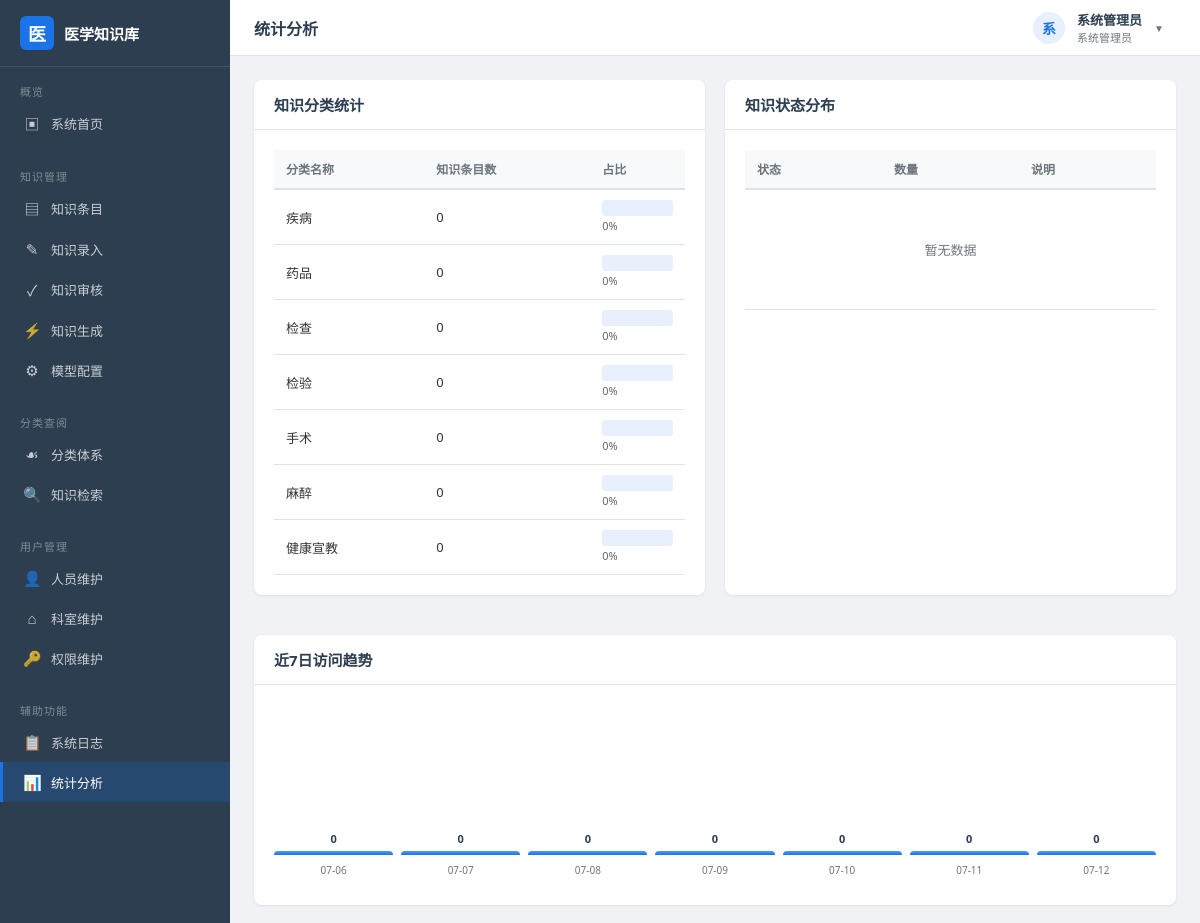
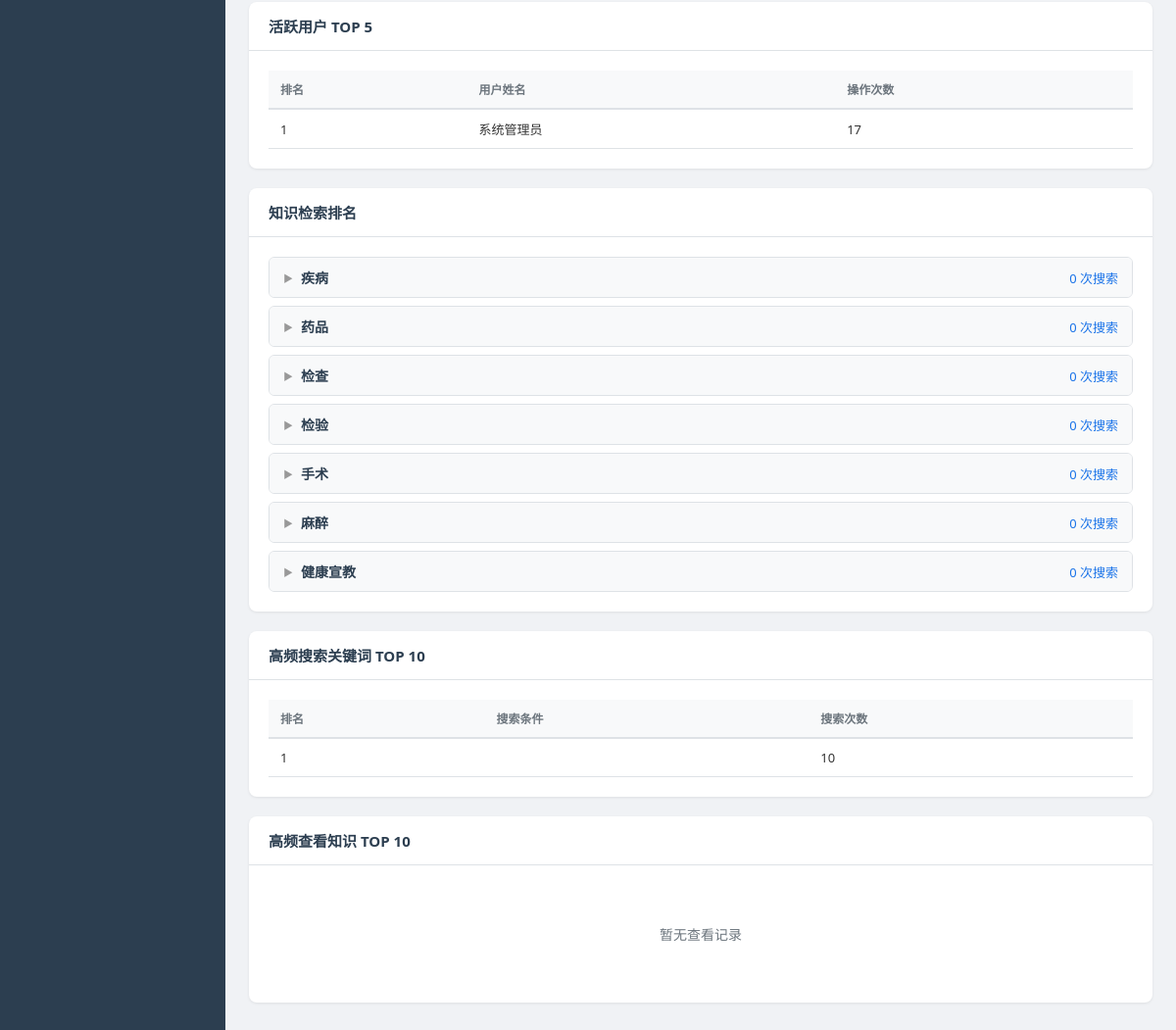
The page /statistics (signed in) on the database its author committed (2 pictures, top to bottom).
### models.py (models this page shows, shortened)
class User(db.Model):
    __tablename__ = "user"
    id = db.Column(db.Integer, primary_key=True, autoincrement=True)
    username = db.Column(db.String(50), unique=True, nullable=False, comment="登录账号")
    real_name = db.Column(db.String(50), nullable=False, comment="真实姓名")
    password_hash = db.Column(db.String(128), nullable=False, comment="口令哈希")
    email = db.Column(db.String(120), default="", comment="电子邮箱")
    phone = db.Column(db.String(20), default="", comment="联系电话")
    department_id = db.Column(db.Integer, db.ForeignKey("department.id"), nullable=True)
    role_id = db.Column(db.Integer, db.ForeignKey("role.id"), nullable=True)
    status = db.Column(db.String(10), default="active", comment="active/disabled")
    failed_attempts = db.Column(db.Integer, default=0, comment="密码错误次数")
    lock_time = db.Column(db.DateTime, nullable=True, comment="账号锁定时间")
    last_login = db.Column(db.DateTime, nullable=True)
    created_at = db.Column(db.DateTime, default=datetime.now)

class Role(db.Model):
    __tablename__ = "role"
    id = db.Column(db.Integer, primary_key=True, autoincrement=True)
    name = db.Column(db.String(50), unique=True, nullable=False, comment="角色名称")
    code = db.Column(db.String(30), unique=True, nullable=False, comment="角色编码")
    permissions = db.Column(db.Text, default="", comment="权限列表，逗号分隔")
    remark = db.Column(db.String(200), default="")
    created_at = db.Column(db.DateTime, default=datetime.now)
    users = db.relationship("User", backref="role", lazy="dynamic")
    def has_permission(self, perm_code: str) -> bool:
        if not self.permissions:
            return False
        return perm_code in self.permissions.split(",")

class Category(db.Model):
    __tablename__ = "category"
    id = db.Column(db.Integer, primary_key=True, autoincrement=True)
    name = db.Column(db.String(80), nullable=False, comment="分类名称")
    code = db.Column(db.String(30), unique=True, nullable=False, comment="分类编码")
    parent_id = db.Column(db.Integer, db.ForeignKey("category.id"), nullable=True, comment="上级分类")
    level = db.Column(db.Integer, default=1, comment="层级")
    sort_order = db.Column(db.Integer, default=0)
    description = db.Column(db.String(300), default="")
    created_at = db.Column(db.DateTime, default=datetime.now)
    parent = db.relationship("Category", remote_side=[id], backref="sub_categories")
    entries = db.relationship("KnowledgeEntry", backref="category", lazy="dynamic")

### app.py (the view, shortened to what this page needs)
    @app.route("/statistics")
    @login_required
    @permission_required("stat_view")
    def statistics():
        cat_stats = db.session.query(
            Category.name, db.func.count(KnowledgeEntry.id)
        ).outerjoin(KnowledgeEntry).group_by(Category.id).all()
        status_stats = db.session.query(
            KnowledgeEntry.status, db.func.count(KnowledgeEntry.id)
        ).group_by(KnowledgeEntry.status).all()
        trend = []
        for i in range(6, -1, -1):
            day = datetime.now().date() - timedelta(days=i)
            count = AccessLog.query.filter(
                db.func.date(AccessLog.created_at) == day
            ).count()
            trend.append({"date": day.strftime("%m-%d"), "count": count})
        top_users = db.session.query(
            User.real_name, db.func.count(AccessLog.id)
        ).join(AccessLog, AccessLog.user_id == User.id).group_by(User.id).order_by(
            db.func.count(AccessLog.id).desc()
        ).limit(5).all()
        search_stats = db.session.query(
            AccessLog.detail, db.func.count(AccessLog.id)
        ).filter(
            AccessLog.module == "知识检索",
            AccessLog.action == "search"
        ).group_by(AccessLog.detail).order_by(
            db.func.count(AccessLog.id).desc()
        ).limit(20).all()
        view_stats = db.session.query(
            AccessLog.target, db.func.count(AccessLog.id)
        ).filter(
            AccessLog.module == "知识查阅",
            AccessLog.action == "view"
        ).group_by(AccessLog.target).order_by(
            db.func.count(AccessLog.id).desc()
        ).limit(20).all()
        category_search_stats = []
        categories = Category.query.order_by(Category.level, Category.sort_order).all()
        for cat in categories:
            if cat.level == 1:
                children = [c for c in categories if c.parent_id == cat.id]
                cat_search_count = AccessLog.query.filter(
                    AccessLog.module == "知识检索",
                    AccessLog.action == "search",
                    AccessLog.detail.contains(cat.name)
                ).count()
                child_stats = []
                category_search_stats.append({
                    "id": cat.id,
                    "name": cat.name,
                    "count": cat_search_count,
                    "children": child_stats,
                })
        return render_template(
            "auxiliary/statistics.html",
            cat_stats=cat_stats, status_stats=status_stats,
            trend=trend, top_users=top_users,
            search_stats=search_stats,
            view_stats=view_stats,
            category_search_stats=category_search_stats,
        )

### app.py (called while the page is built)
def register_before_handlers(app: Flask):
    @app.before_request
    def _load_current_user():
        uid = session.get("uid")
        g.current_user = None
        if uid:
            g.current_user = User.query.get(uid)
    @app.context_processor
    def _inject_globals():
        return {
            "current_user": g.current_user,
            "current_year": datetime.now().year,
        }

def login_required(func):
    @wraps(func)
    def wrapper(*args, **kwargs):
        if not g.current_user:
            flash("请先登录系统", "warning")
            return redirect(url_for("login", next=request.full_path))
        return func(*args, **kwargs)
    return wrapper

def permission_required(perm_code: str):
    def decorator(func):
        @wraps(func)
        def wrapper(*args, **kwargs):
            user = g.current_user
            if not user or not user.role:
                abort(403)
            if not user.role.has_permission(perm_code) and user.role.code != "admin":
                flash("您没有该功能的操作权限", "danger")
                return redirect(url_for("dashboard"))
            return func(*args, **kwargs)
        return wrapper
    return decorator

### templates/auxiliary/statistics.html (shortened to what this page needs)
{% extends "layout.html" %}
{% block page_title %}统计分析{% endblock %}
{% block content %}
<div style="display:flex; gap:20px; margin-bottom:20px;">
    <div class="card" style="flex:1;">
        <div class="card-header"><h3>知识分类统计</h3></div>
        <div class="card-body">
            <table class="data-table">
                <thead>
                    <tr><th>分类名称</th><th>知识条目数</th><th>占比</th></tr>
                </thead>
                <tbody>
                    {% set total = cat_stats | map(attribute=1) | sum %}
                    {% for name, count in cat_stats %}
                    <tr>
                        <td>{{ name }}</td>
                        <td>{{ count }}</td>
                        <td>
                            <div style="background:#e8f0fe; border-radius:3px; height:16px; width:100%; position:relative;">
                            </div>
                            <span style="font-size:11px; color:#666;">{% if total > 0 %}{{ (count / total * 100)|round(1) }}%{% else %}0%{% endif %}</span>
                        </td>
                    </tr>
                    {% endfor %}
                </tbody>
            </table>
        </div>
    </div>
    <div class="card" style="flex:1;">
        <div class="card-header"><h3>知识状态分布</h3></div>
        <div class="card-body">
            <table class="data-table">
                <thead>
                    <tr><th>状态</th><th>数量</th><th>说明</th></tr>
                </thead>
                <tbody>
                    {% set status_map = {'draft':'草稿','pending':'待审核','published':'已发布','rejected':'已驳回'} %}
                    {% if not status_stats %}
                    <tr><td colspan="3"><div class="empty-state">暂无数据</div></td></tr>
                    {% endif %}
                </tbody>
            </table>
        </div>
    </div>
</div>
<div class="card" style="margin-bottom:20px;">
    <div class="card-header"><h3>近7日访问趋势</h3></div>
    <div class="card-body">
        <div class="trend-chart" style="padding-bottom:30px;">
            {% set max_count = trend | map(attribute='count') | max %}
            {% for item in trend %}
            <div class="trend-bar" style="height: {% if max_count > 0 %}{{ (item.count / max_count * 140)|round }}{% else %}4{% endif %}px;">
                <span class="count">{{ item.count }}</span>
                <span class="date">{{ item.date }}</span>
            </div>
            {% endfor %}
        </div>
    </div>
</div>
<div class="card">
    <div class="card-header"><h3>活跃用户 TOP 5</h3></div>
    <div class="card-body">
        <table class="data-table">
            <thead>
                <tr><th>排名</th><th>用户姓名</th><th>操作次数</th></tr>
            </thead>
            <tbody>
                {% for name, count in top_users %}
                <tr>
                    <td>{{ loop.index }}</td>
                    <td>{{ name }}</td>
                    <td>{{ count }}</td>
                </tr>
                {% endfor %}
            </tbody>
        </table>
    </div>
</div>
<div class="card">
    <div class="card-header"><h3>知识检索排名</h3></div>
    <div class="card-body">
        {% if category_search_stats %}
        <div class="category-search-stats">
            {% for cat in category_search_stats %}
            <div class="cat-search-group">
                <div class="cat-search-header" onclick="toggleCatSearch(this)">
                    <span class="cat-expand-icon">▶</span>
                    <span class="cat-name">{{ cat.name }}</span>
                    <span class="cat-count">{{ cat.count }} 次搜索</span>
                </div>
            </div>
            {% endfor %}
        </div>
        {% else %}
        <div class="empty-state">暂无检索数据</div>
        {% endif %}
    </div>
</div>
<div class="card">
    <div class="card-header"><h3>高频搜索关键词 TOP 10</h3></div>
    <div class="card-body">
        {% if search_stats %}
        <table class="data-table">
            <thead>
                <tr><th>排名</th><th>搜索条件</th><th>搜索次数</th></tr>
            </thead>
            <tbody>
                {% for detail, count in search_stats[:10] %}
                <tr>
                    <td>{{ loop.index }}</td>
                    <td>{{ detail }}</td>
                    <td>{{ count }}</td>
                </tr>
                {% endfor %}
            </tbody>
        </table>
        {% else %}
        <div class="empty-state">暂无搜索记录</div>
        {% endif %}
    </div>
</div>
<div class="card">
    <div class="card-header"><h3>高频查看知识 TOP 10</h3></div>
    <div class="card-body">
        {% if view_stats %}
        <table class="data-table">
            <thead>
                <tr><th>排名</th><th>知识标题</th><th>查看次数</th></tr>
            </thead>
            <tbody>
                {% for target, count in view_stats[:10] %}
                <tr>
                    <td>{{ loop.index }}</td>
                    <td>{{ target.replace('查看: ', '') }}</td>
                    <td>{{ count }}</td>
                </tr>
                {% endfor %}
            </tbody>
        </table>
        {% else %}
        <div class="empty-state">暂无查看记录</div>
        {% endif %}
    </div>
</div>
{% endblock %}

### templates/layout.html (shortened to what this page needs)
<!DOCTYPE html>
<html lang="zh-CN">
<head>
    <link rel="stylesheet" href="{{ url_for('static', filename='css/style.css') }}">
</head>
<body>
<div class="app-layout">
    <aside class="sidebar">
        <div class="sidebar-header">
            <div class="icon">医</div>
            <span>医学知识库</span>
        </div>
        <nav class="nav-section">
            <div class="nav-section-title">概览</div>
            <a href="{{ url_for('dashboard') }}" class="nav-item" onclick="navigate(event, this)">
                <span class="nav-icon">▣</span> 系统首页
            </a>
        </nav>
        <nav class="nav-section">
            <div class="nav-section-title">知识管理</div>
            <a href="{{ url_for('knowledge_list') }}" class="nav-item" onclick="navigate(event, this)">
                <span class="nav-icon">▤</span> 知识条目
            </a>
            <a href="{{ url_for('knowledge_create') }}" class="nav-item" onclick="navigate(event, this)">
                <span class="nav-icon">✎</span> 知识录入
            </a>
            <a href="{{ url_for('knowledge_review_list') }}" class="nav-item" onclick="navigate(event, this)">
                <span class="nav-icon">✓</span> 知识审核
            </a>
            <a href="{{ url_for('knowledge_generate') }}" class="nav-item" onclick="navigate(event, this)">
                <span class="nav-icon">⚡</span> 知识生成
            </a>
            <a href="{{ url_for('model_config_list') }}" class="nav-item" onclick="navigate(event, this)">
                <span class="nav-icon">⚙</span> 模型配置
            </a>
        </nav>
        <nav class="nav-section">
            <div class="nav-section-title">分类查阅</div>
            <a href="{{ url_for('category_tree') }}" class="nav-item" onclick="navigate(event, this)">
                <span class="nav-icon">☙</span> 分类体系
            </a>
            <a href="{{ url_for('search') }}" class="nav-item" onclick="navigate(event, this)">
                <span class="nav-icon">🔍</span> 知识检索
            </a>
        </nav>
        <nav class="nav-section">
            <div class="nav-section-title">用户管理</div>
            <a href="{{ url_for('user_list') }}" class="nav-item" onclick="navigate(event, this)">
                <span class="nav-icon">👤</span> 人员维护
            </a>
            <a href="{{ url_for('dept_list') }}" class="nav-item" onclick="navigate(event, this)">
                <span class="nav-icon">⌂</span> 科室维护
            </a>
            <a href="{{ url_for('role_list') }}" class="nav-item" onclick="navigate(event, this)">
                <span class="nav-icon">🔑</span> 权限维护
            </a>
        </nav>
        <nav class="nav-section">
            <div class="nav-section-title">辅助功能</div>
            <a href="{{ url_for('log_list') }}" class="nav-item" onclick="navigate(event, this)">
                <span class="nav-icon">📋</span> 系统日志
            </a>
            <a href="{{ url_for('statistics') }}" class="nav-item" onclick="navigate(event, this)">
                <span class="nav-icon">📊</span> 统计分析
            </a>
        </nav>
    </aside>
    <div class="main-area">
        <header class="topbar">
            <div class="topbar-title">{% block page_title %}系统首页{% endblock %}</div>
            <div class="topbar-user">
                <div class="user-dropdown" id="user-dropdown">
                    <div class="dropdown-trigger">
                        <div class="avatar">{{ current_user.real_name[0] if current_user else '?' }}</div>
                        <div class="info">
                            <div class="name">{{ current_user.real_name if current_user else '' }}</div>
                            <div class="role">{{ current_user.role.name if current_user and current_user.role else '' }}</div>
                        </div>
                        <span class="dropdown-arrow">▼</span>
                    </div>
                </div>
            </div>
        </header>
        <main class="content-area">
            {% block content %}{% endblock %}
        </main>
    </div>
</div>
</body>
</html>

### rows shown on the page
User: real_name "系", real_name "系统管理员", count "17"
Role: role "系统管理员"
Category: name "疾病", count "0"
Category: name "药品", count "0"
Category: name "检查", count "0"
Category: name "检验", count "0"
Category: name "手术", count "0"
Category: name "麻醉", count "0"
Category: name "健康宣教", count "0"

### other values the page prints
{{ item.count }} "0" "0" "0" "0" "0" "0" "0"
{{ item.date }} "07-06" "07-07" "07-08" "07-09" "07-10" "07-11" "07-12"
{{ count }} "10"
